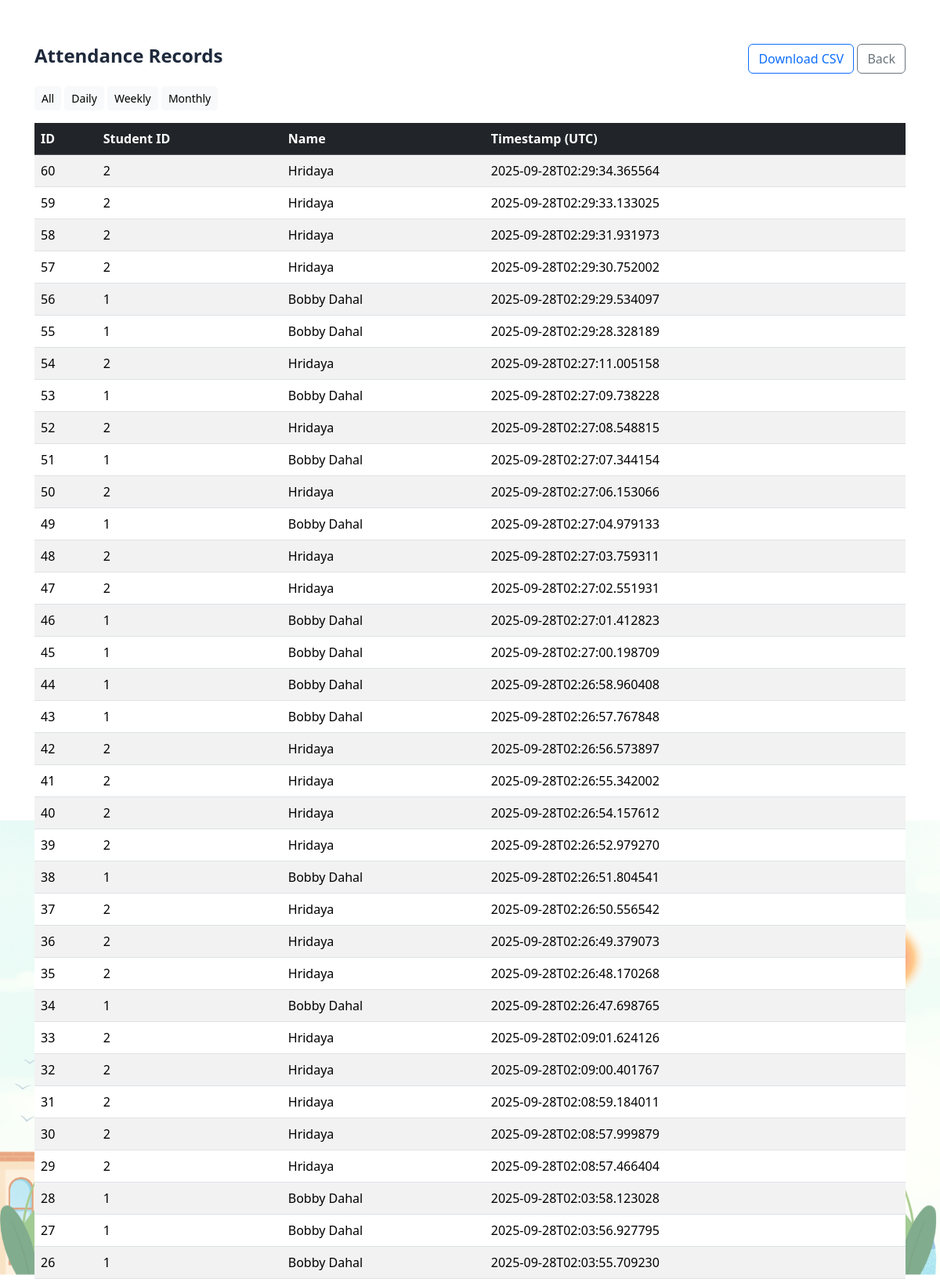
The page /attendance_record (upper part) on the database its author committed.
### tables this page shows
CREATE TABLE attendance (
                    id INTEGER PRIMARY KEY AUTOINCREMENT,
                    student_id INTEGER,
                    name TEXT,
                    timestamp TEXT
                );

### app.py (the view)
@app.route("/attendance_record", methods=["GET"])
def attendance_record():
    period = request.args.get("period", "all")  # all, daily, weekly, monthly
    conn = sqlite3.connect(DB_PATH)
    c = conn.cursor()
    q = "SELECT id, student_id, name, timestamp FROM attendance"
    params = ()
    if period == "daily":
        today = datetime.date.today().isoformat()
        q += " WHERE date(timestamp) = ?"
        params = (today,)
    elif period == "weekly":
        start = (datetime.date.today() - datetime.timedelta(days=7)).isoformat()
        q += " WHERE date(timestamp) >= ?"
        params = (start,)
    elif period == "monthly":
        start = (datetime.date.today() - datetime.timedelta(days=30)).isoformat()
        q += " WHERE date(timestamp) >= ?"
        params = (start,)
    q += " ORDER BY timestamp DESC LIMIT 5000"
    c.execute(q, params)
    rows = c.fetchall()
    conn.close()
    return render_template("attendance_record.html", records=rows, period=period)

### templates/attendance_record.html (shortened to what this page needs)
<!doctype html>
<html>
<head>
  <link href="https://cdn.jsdelivr.net/npm/bootstrap@5.3.1/dist/css/bootstrap.min.css" rel="stylesheet">
  <link rel="stylesheet" href="{{ url_for('static', filename='css/style.css') }}">
</head>
<body>
<div class="container my-4">
  <div class="d-flex justify-content-between align-items-center mb-3">
    <h4>Attendance Records</h4>
    <div>
      <a class="btn btn-outline-primary" href="/download_csv">Download CSV</a>
      <a class="btn btn-outline-secondary" href="/">Back</a>
    </div>
  </div>
  <div class="mb-3">
    <a href="/attendance_record?period=all" class="btn btn-sm btn-light">All</a>
    <a href="/attendance_record?period=daily" class="btn btn-sm btn-light">Daily</a>
    <a href="/attendance_record?period=weekly" class="btn btn-sm btn-light">Weekly</a>
    <a href="/attendance_record?period=monthly" class="btn btn-sm btn-light">Monthly</a>
  </div>
  <div class="table-responsive">
    <table class="table table-striped">
      <thead class="table-dark">
        <tr><th>ID</th><th>Student ID</th><th>Name</th><th>Timestamp (UTC)</th></tr>
      </thead>
      <tbody>
      {% for r in records %}
        <tr><td>{{ r[0] }}</td><td>{{ r[1] }}</td><td>{{ r[2] }}</td><td>{{ r[3] }}</td></tr>
      {% endfor %}
      </tbody>
    </table>
  </div>
</div>
</body>
</html>

### static/css/style.css (style rules this page uses)
html, body { height: 100%; margin: 0; }
body { font-family: 'Segoe UI', Tahoma, Geneva, Verdana, sans-serif; background: url('static/images/bg.png') no-repeat center center fixed; background-size: contain; margin: 0; color: #1e293b; display: flex; justify-content: flex-end; align-items: flex-start; padding: 2rem; }
body::before { content: ''; position: fixed; inset: 0; background: rgba(255,255,255,0.4); z-index: -1; }
h5, h4, h3 { font-weight: 600; }

### rows shown on the page
attendance: id "60", student "2", name "Hridaya", timestamp "2025-09-28T02:29:34.365564"
attendance: id "59", student "2", name "Hridaya", timestamp "2025-09-28T02:29:33.133025"
attendance: id "58", student "2", name "Hridaya", timestamp "2025-09-28T02:29:31.931973"
attendance: id "57", student "2", name "Hridaya", timestamp "2025-09-28T02:29:30.752002"
attendance: id "56", student "1", name "Bobby Dahal", timestamp "2025-09-28T02:29:29.534097"
attendance: id "55", student "1", name "Bobby Dahal", timestamp "2025-09-28T02:29:28.328189"
attendance: id "54", student "2", name "Hridaya", timestamp "2025-09-28T02:27:11.005158"
attendance: id "53", student "1", name "Bobby Dahal", timestamp "2025-09-28T02:27:09.738228"
attendance: id "52", student "2", name "Hridaya", timestamp "2025-09-28T02:27:08.548815"
attendance: id "51", student "1", name "Bobby Dahal", timestamp "2025-09-28T02:27:07.344154"
attendance: id "50", student "2", name "Hridaya", timestamp "2025-09-28T02:27:06.153066"
attendance: id "49", student "1", name "Bobby Dahal", timestamp "2025-09-28T02:27:04.979133"
attendance: id "48", student "2", name "Hridaya", timestamp "2025-09-28T02:27:03.759311"
attendance: id "47", student "2", name "Hridaya", timestamp "2025-09-28T02:27:02.551931"
attendance: id "46", student "1", name "Bobby Dahal", timestamp "2025-09-28T02:27:01.412823"
attendance: id "45", student "1", name "Bobby Dahal", timestamp "2025-09-28T02:27:00.198709"
attendance: id "44", student "1", name "Bobby Dahal", timestamp "2025-09-28T02:26:58.960408"
attendance: id "43", student "1", name "Bobby Dahal", timestamp "2025-09-28T02:26:57.767848"
attendance: id "42", student "2", name "Hridaya", timestamp "2025-09-28T02:26:56.573897"
attendance: id "41", student "2", name "Hridaya", timestamp "2025-09-28T02:26:55.342002"
attendance: id "40", student "2", name "Hridaya", timestamp "2025-09-28T02:26:54.157612"
attendance: id "39", student "2", name "Hridaya", timestamp "2025-09-28T02:26:52.979270"
attendance: id "38", student "1", name "Bobby Dahal", timestamp "2025-09-28T02:26:51.804541"
attendance: id "37", student "2", name "Hridaya", timestamp "2025-09-28T02:26:50.556542"
attendance: id "36", student "2", name "Hridaya", timestamp "2025-09-28T02:26:49.379073"
attendance: id "35", student "2", name "Hridaya", timestamp "2025-09-28T02:26:48.170268"
attendance: id "34", student "1", name "Bobby Dahal", timestamp "2025-09-28T02:26:47.698765"
attendance: id "33", student "2", name "Hridaya", timestamp "2025-09-28T02:09:01.624126"
attendance: id "32", student "2", name "Hridaya", timestamp "2025-09-28T02:09:00.401767"
attendance: id "31", student "2", name "Hridaya", timestamp "2025-09-28T02:08:59.184011"
attendance: id "30", student "2", name "Hridaya", timestamp "2025-09-28T02:08:57.999879"
attendance: id "29", student "2", name "Hridaya", timestamp "2025-09-28T02:08:57.466404"
attendance: id "28", student "1", name "Bobby Dahal", timestamp "2025-09-28T02:03:58.123028"
attendance: id "27", student "1", name "Bobby Dahal", timestamp "2025-09-28T02:03:56.927795"
attendance: id "26", student "1", name "Bobby Dahal", timestamp "2025-09-28T02:03:55.709230"
